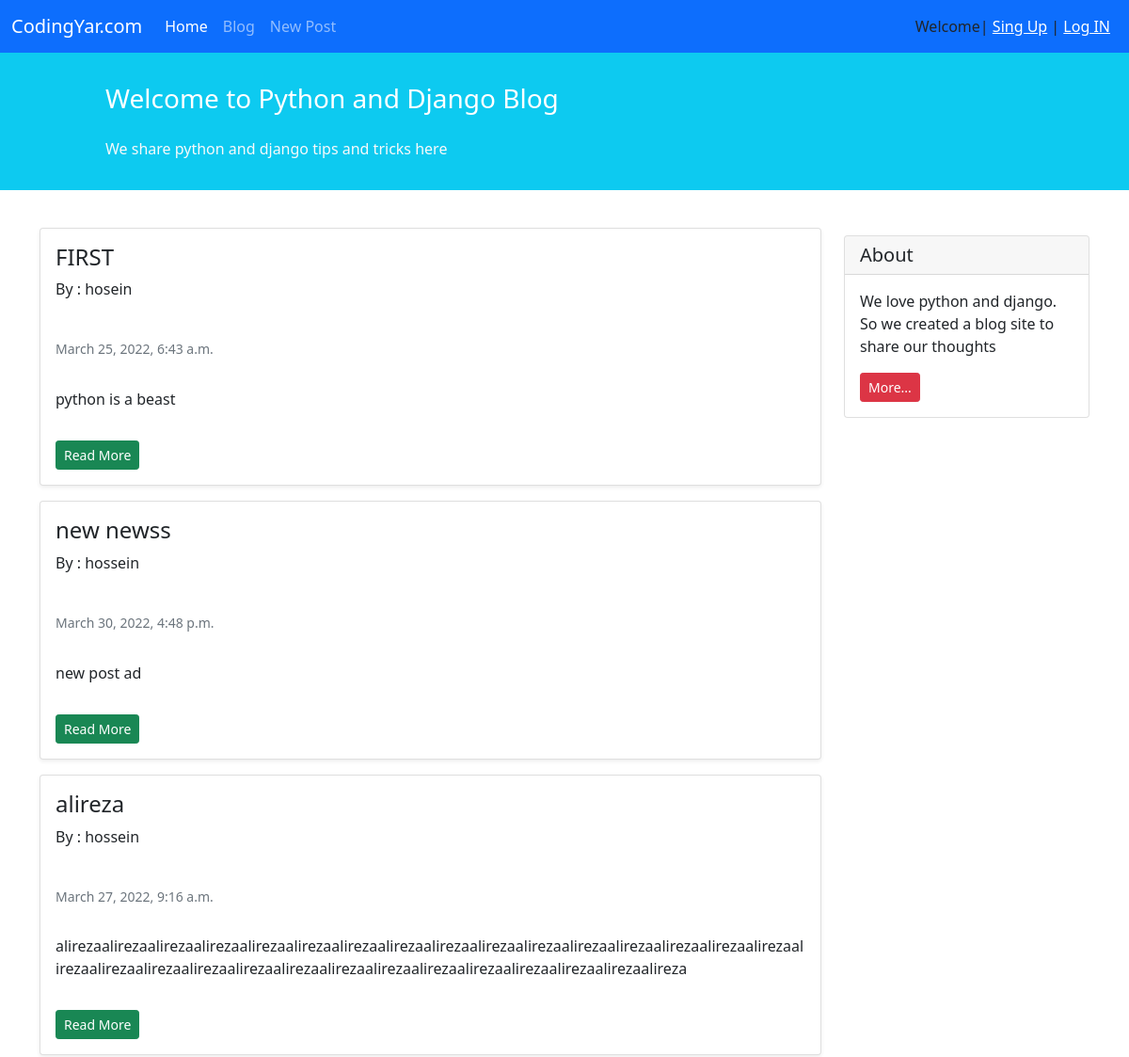
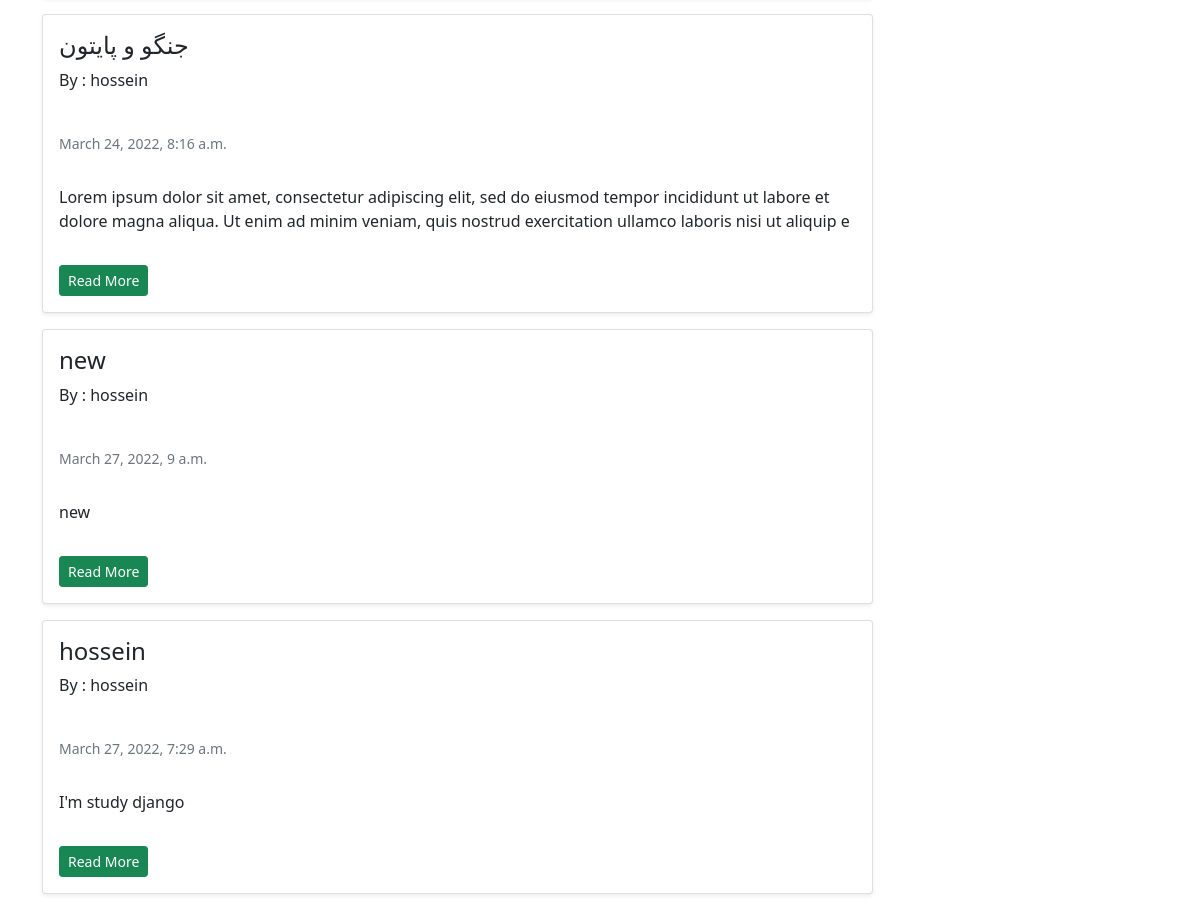
Screenshot of /blog/ with the database file from the repository (2 pictures, top to bottom).
### blog/models.py (models this page shows, shortened)
class Post(models.Model):
    STATUS_CHOICES = (
        ('pub', 'Published'),
        ('drf', 'Draft')
    )
    title = models.CharField(max_length=200)
    text = models.TextField()
    author = models.ForeignKey('auth.User', on_delete=models.CASCADE)
    email = models.EmailField()
    date_create = models.DateTimeField(auto_now_add=True)
    datetime_modified = models.DateTimeField(auto_now=True)
    status = models.CharField(choices=STATUS_CHOICES, max_length=3)

### blog/views.py (the view)
# urls.py: path('', views.PostListView.as_view(), name="post_list"),
class PostListView(generic.ListView):
    model = Post
    template_name = 'blog/post_list.html'
    context_object_name = 'post_list'
    def get_queryset(self):
        return Post.objects.filter(status="pub").order_by('-datetime_modified')

### blog/templates/blog/post_list.html (shortened to what this page needs)
{% extends '_base.html' %}
{% block content %}
    <div class="container mt-4">
        <div class="row">
            <div class="col-9">
                {% for post in post_list %}
                    <div class="card shadow-sm my-3">
                        <div class="card-body">
                            <h4 class="">{{ post.title }}</h4>
                            <p>By : {{ post.author }}</p>
                            <br>
                            <h6 class="card-subtitle mb-2 text-muted small py-2">{{ post.date_create }}</h6>
                            <p class="card-text py-3">{{ post.text }}</p>
                            <a href="{% url 'post_detail' post.id %}" class="btn btn-sm btn-success" style="margin-right: 2rem;">Read More</a>
                        </div>
                    </div>
                {% endfor %}
            </div>
            <div class="col-3">
                <div class="card my-4">
                    <h5 class="card-header">About</h5>
                    <div class="card-body">
                        <p class="card-text">We love python and django. So we created a blog site to share our
                            thoughts</p>
                        <a href="#"
                           class="btn btn-sm btn-danger">
                            More...
                        </a>
                    </div>
                </div>
            </div>
        </div>
    </div>
{% endblock content %}

### templates/_base.html (shortened to what this page needs)
<!DOCTYPE html>
<html lang="en">
<head>
    <link href="https://cdn.jsdelivr.net/npm/bootstrap@5.1.3/dist/css/bootstrap.min.css" rel="stylesheet"
>
</head>
<body>
    <nav class="navbar navbar-expand-lg navbar-dark bg-primary">
        <div class="container-fluid">
            <a class="navbar-brand" href="#">CodingYar.com</a>
            <div class="collapse navbar-collapse" id="navbarNavAltMarkup">
                <div class="navbar-nav">
                    <a class="nav-link active" aria-current="page" href="{% url 'post_list' %}">Home</a>
                    <a class="nav-link" href=" {% url 'post_list' %}">Blog</a>
                    <a class="nav-link" href=" {% url 'post_create' %}">New Post</a>
                </div>
            </div>
            <div class="mx-2 ">
                {% if user.is_authenticated %}
                    Welcome {{ user.username }} | <a class="text-light" href="{% url 'logout' %}">Log Out</a>
                {% else %}
                    Welcome| <a class="text-white" href="{% url 'singup' %}">Sing Up</a> | <a class="text-white" href="{% url 'login' %}">Log IN</a>
                {% endif %}
            </div>
        </div>
    </nav>
    <div class="container-fluid bg-info">
        <div class="row py-3">
            <div class="col-md-8 col-md-10 mx-auto">
                <h3 class="my-4 mt-3 text-white">Welcome to Python and Django Blog</h3>
                <p class="text-light">We share python and django tips and tricks here</p>
            </div>
        </div>
    </div>
    {% block content %}
    {% endblock %}
</body>
</html>

### rows the page displays
Post: title "FIRST", author "hosein", date_create "March 25, 2022, 6:43 a.m.", text "python is a beast"
Post: title "new newss", author "hossein", date_create "March 30, 2022, 4:48 p.m.", text "new post ad"
Post: title "alireza", author "hossein", date_create "March 27, 2022, 9:16 a.m.", text "alirezaalirezaalirezaalirezaalirezaalirezaalirezaalirezaalirezaalirezaalirezaalirezaalirezaalirezaalirezaalirezaalirezaalirezaalirezaalirezaalirezaalirezaalirezaalirezaalirezaalirezaalirezaalirezaalirezaalireza"
Post: title "جنگو و پایتون", author "hossein", date_create "March 24, 2022, 8:16 a.m.", text "Lorem ipsum dolor sit amet, consectetur adipiscing elit, sed do eiusmod tempor incididunt ut labore et dolore magna aliqua. Ut enim ad minim veniam, quis nostrud exercitation ullamco laboris nisi ut aliquip e"
Post: title "new", author "hossein", date_create "March 27, 2022, 9 a.m.", text "new"
Post: title "hossein", author "hossein", date_create "March 27, 2022, 7:29 a.m.", text "I'm study django"
